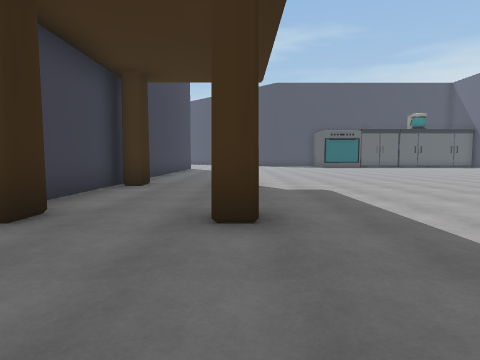
[1] (above)

21 first-person views from a walk through a scene from a Unity 3-D project. The camera is 1.3 m above the floor, tilts 4° down and sees 75° across. The floor is counted in squares, 2 m on a side. Each view is taken from the middle of a square. On the plan, view 1 faces up. The plan holds only what a view shows up to about 10 squares ahead; the rest is blank. The place goes on beyond the plan. Some animated figures are not drawn. Some surface patterns are stand-ins.

[2]
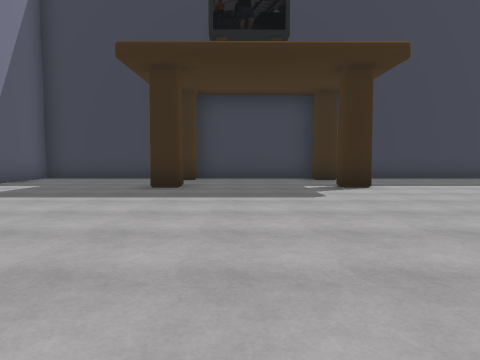

[3]
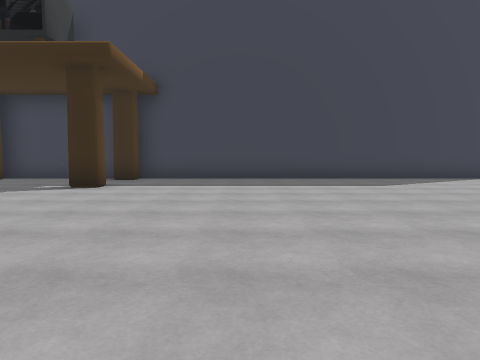

[4]
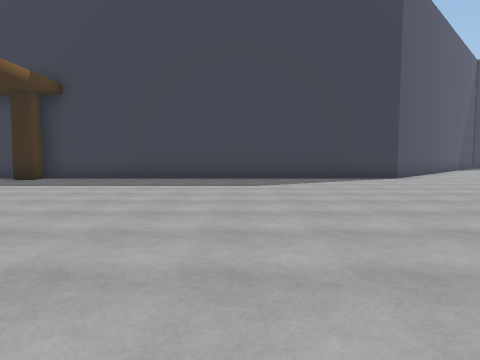

[5]
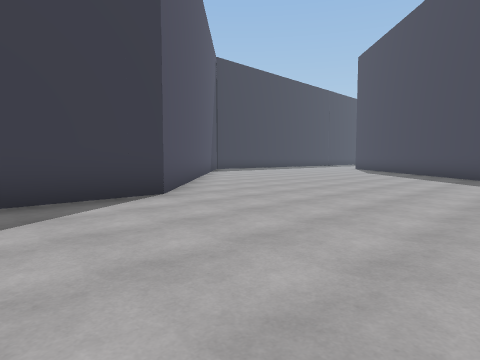

[6]
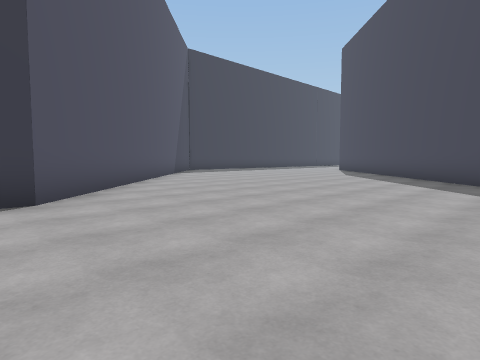

[7]
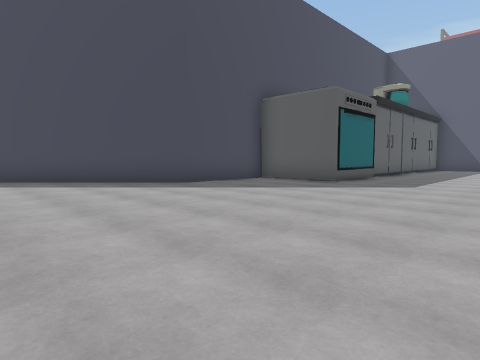

[8]
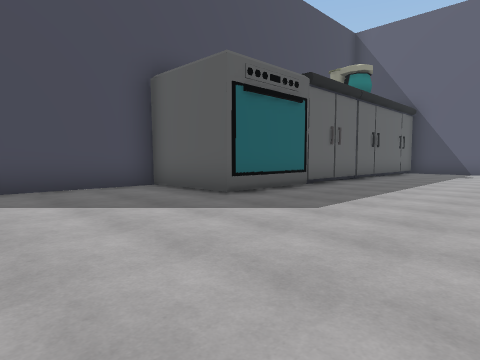

[9]
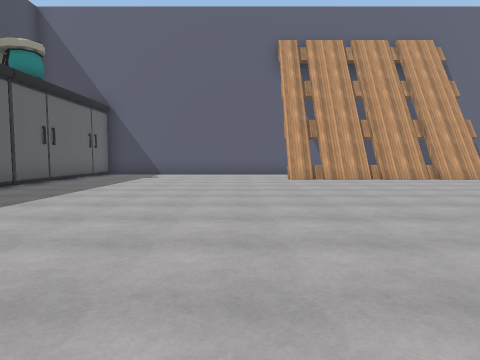

[10]
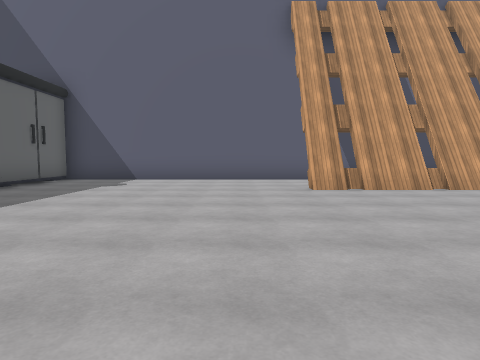

[11]
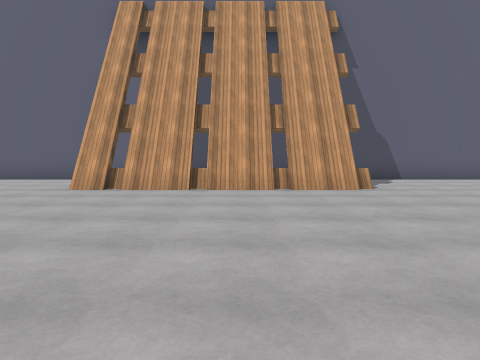

[12]
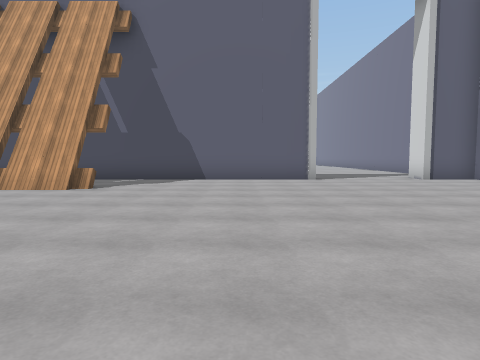

[13]
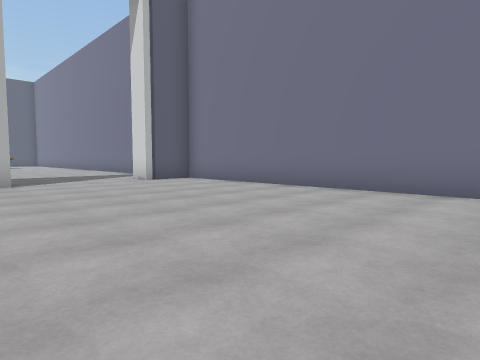

[14]
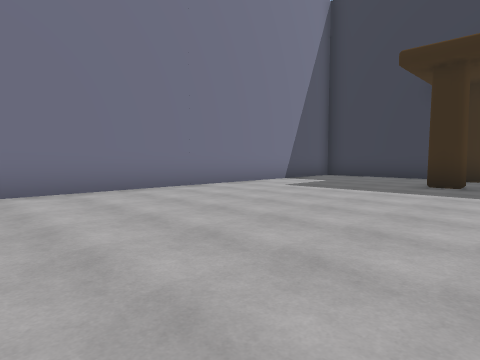

[15]
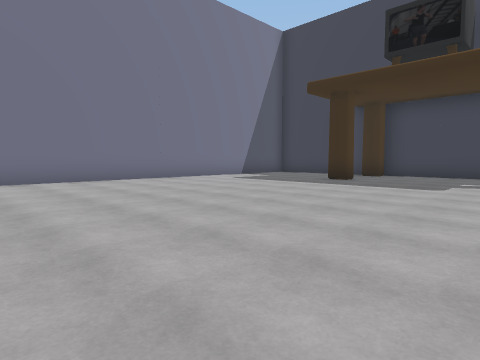

[16]
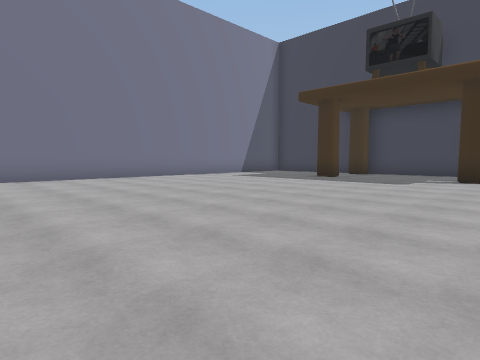

[17]
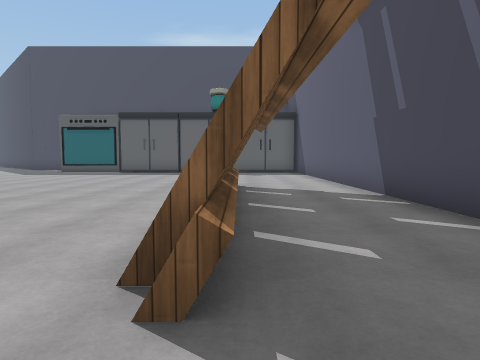

[18]
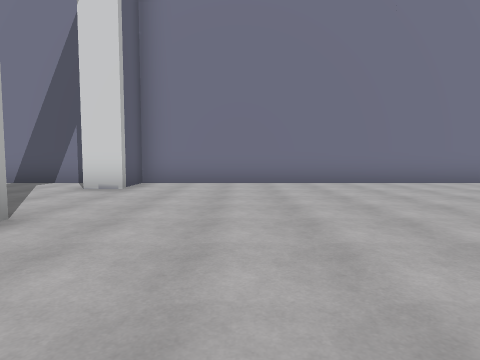

[19]
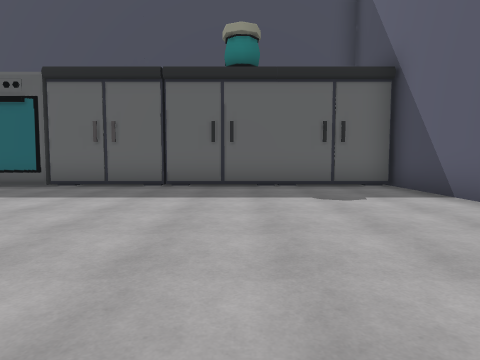

[20]
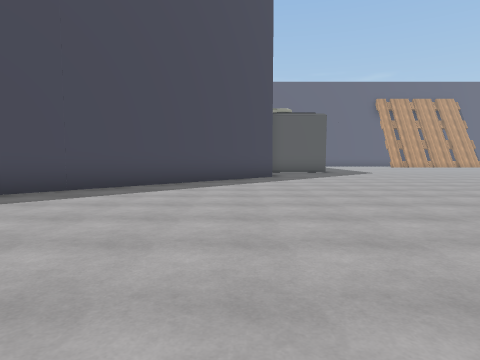

[21]
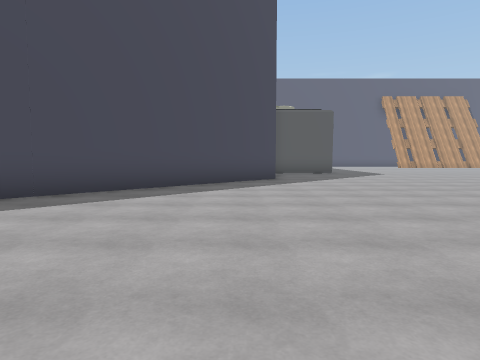

### Floor plan
Points are (right, up) in squares from view 1. A wall is a line through its corners. A room is listed if a view was taken in it or the views show most of it. See-through windows are left out.
Room 1 (views 1, 2, 3, 4, 5, 6, 7, 8, 9, 10, 11, 12, 13, 14, 15, 16, 17, 18, 19, 20, 21)
walls: (13.5, 14.4) (14.1, 14.4); (0.2, 7.9) (0.2, 7.2) (-0.2, 7.2); (13.9, 13) (13.9, 14.5); (13.9, 11.2) (13.9, 12.8); (13.9, 14.8) (13.9, 15.5) (14.1, 15.5); (13.9, 10.9) (13.9, 9.5) (13.9, 11); (13.7, 9.1) (13.7, 15.5); (13.9, 9.5) (13.5, 9.5); (14, 9.5) (14, 10.8); (-2.8, 7.9) (-2.3, 7.9) (-2.3, 7.2) (-2.8, 7.2); (-0.2, 3.7) (0.2, 3.7) (0.2, 3) (-0.2, 3); (6, 24.9) (2.9, 24.9) (-1.8, 29.5); (-2.3, 3.8) (-2.3, 3); (16.6, 3.6) (16.6, 22.5); (-7.1, 23.1) (-3, 19) (-3, -1.2) (16.6, -1.2) (16.6, 0.4)
ways out: opening at (17, 2)
objects: other object (6, 23) to (8, 24); other object (9, 23) to (11, 23); other object (12, 23) to (13, 24); other object (14, 23) to (16, 23)

Positions as (right, up) in squares from view 1, and headings:
1: (0, 0), facing up
2: (7, 5), facing left
3: (7, 11), facing left
4: (7, 14), facing left
5: (2, 16), facing up-left
6: (2, 18), facing up-left
7: (-2, 18), facing up-right
8: (2, 18), facing up-right
9: (4, 17), facing right
10: (7, 17), facing right
11: (7, 12), facing right
12: (7, 6), facing right
13: (8, 5), facing down-right
14: (8, 5), facing down-left
15: (9, 8), facing down-left
16: (10, 9), facing down-left
17: (14, 8), facing up
18: (14, 7), facing down
19: (13, 15), facing up
20: (-8, 26), facing right
21: (-7, 26), facing right
